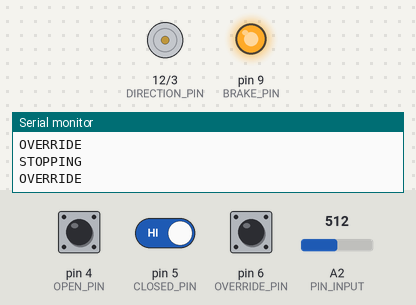
Bench run of a sketch on a simulated Arduino Uno, built for the host (arithmetic inside an expression is 32-bit, double 64-bit). Shown: direction and speed pins drawn as motors (green arrow = direction pin HIGH = forward, orange = LOW = backward, longer = more drive), output pins drawn as LEDs (lit = HIGH), the last lines printed to the serial monitor. The test bench sets the inputs (shaded band); at power-on: pin 6 (OVERRIDE_PIN) HIGH, pin 5 (CLOSED_PIN) HIGH, A2 (PIN_INPUT) = 512, pin 4 (OPEN_PIN) HIGH.

Above: at 1.2 s.
1.3 s: pin 6 (OVERRIDE_PIN) pulled LOW for 0.15 s
At 1.42 s:
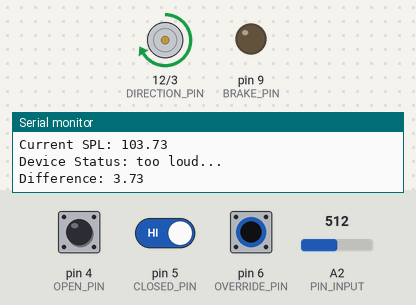
2.9 s: pin 6 (OVERRIDE_PIN) pulled LOW for 3.2 s
At 6.6 s:
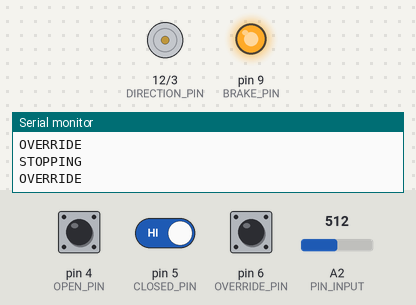
7.6 s: pin 5 (CLOSED_PIN) driven LOW and pin 6 (OVERRIDE_PIN) driven LOW
9.1 s: A2 (PIN_INPUT) set to 94
10.6 s: A2 (PIN_INPUT) set to 79
At 11.6 s:
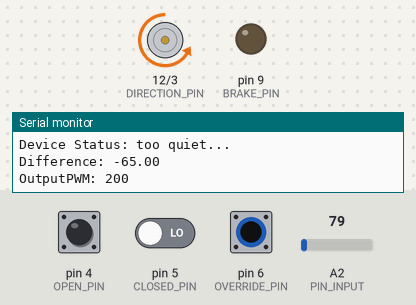
Timing chart, 0 to 13.1 s (numbered marks = the images above; inputs shaded):
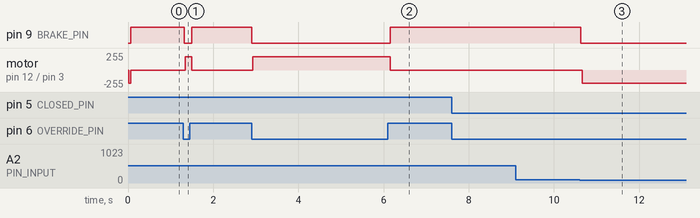

The sketch:

PID_Basic.ino
```cpp
/********************************************************
 * PID Basic Example
 * Reading analog input 0 to control analog PWM output 3
 ********************************************************/

//#include <PID_v1.h>

#define PIN_INPUT A2
#define BRAKE_PIN 9
#define DIRECTION_PIN 12
#define SPEED_PIN 3
#define OPEN_PIN 4
#define CLOSED_PIN 5
#define OVERRIDE_PIN 6

//Define Variables we'll be connecting to
double SPL_Limit, SPL_Threshold, InputSPL, OutputPWM, peakSPL, sampleRate;

//Specify the links and initial tuning parameters
double Kp=20, Ki=0, Kd=0;
int direction = 1;
//PID myPID(&InputSPL, &OutputPWM, &Setpoint, Kp, Ki, Kd, DIRECT);


// Microphone input
//int soundLevelTest = 60;
double mVin = 0;


// Set microphone calibration variables
double Voff = 396.0; // millivolts
const double p0 = 0.00002; // Pa8
const double sensitivity = 6.31; //mV/Pa
const double A_filt = 0.502; // A-filter gain
//const double R1 = 9890; // Ohms
const double R1 = 4658; // Ohms
//const double R2 = 179500; //Ohms
const double R2 = 1011000; //Ohms
const double G = R2/R1; // Pre-amp gain
const double S_total = p0*sensitivity*A_filt*G; //Overall Gain

void setup()
{
  Serial.begin(9600);
  //initialize the variables we're linked to
  pinMode(BRAKE_PIN, OUTPUT);
  digitalWrite(BRAKE_PIN, LOW);
  pinMode(DIRECTION_PIN, OUTPUT);
  pinMode(SPEED_PIN, OUTPUT);

  pinMode(OPEN_PIN,INPUT_PULLUP);
  pinMode(CLOSED_PIN, INPUT_PULLUP);
  pinMode(OVERRIDE_PIN, INPUT_PULLUP); // Ground Pin 6 to stop the motor

  SPL_Limit = 100;
  SPL_Threshold = 65;
  sampleRate = 50;
  InputSPL = getInputLevel();
  Serial.print("1st-bit resolution: ");
  Serial.println(20*log10(4.9/S_total));
  Serial.print("S_total: ");
  Serial.println(S_total*1000);
  //turn the PID on
//  myPID.SetMode(AUTOMATIC);

  controlMotor(-1); // close the HPD to start
  delay(sampleRate);
}

void loop()
{
  if (digitalRead(OVERRIDE_PIN) == HIGH) {
    stopMotor();
    Serial.println("OVERRIDE");
    delay(sampleRate);
    return;
  }
  Serial.println("");
  InputSPL = getInputLevel();
  //myPID.Compute();
  Serial.print("Current SPL: ");
  Serial.println(InputSPL);
  Serial.print("Device Status: ");

  maybeRecord(InputSPL);

  if (InputSPL > SPL_Limit) {    // If it's too loud, close it
    if(digitalRead(CLOSED_PIN) == LOW) {
      stopMotor();
      Serial.println("CLOSED");
    }
    else {
      Serial.println("too loud...");
      controlMotor(InputSPL - SPL_Limit);

    }
  }
  else if(InputSPL <= SPL_Threshold) {    // If it's too quiet, open it
    if (digitalRead(OPEN_PIN) == LOW) {
      stopMotor();
      Serial.println("OPEN");
    }
    else {
      Serial.println("too quiet...");
      controlMotor(InputSPL - SPL_Threshold);
      while(digitalRead(OPEN_PIN) == HIGH){}
      stopMotor();
      delay(20*sampleRate);
    }
  }
  else { // We're in a safe range
    Serial.println("Ok...");
    stopMotor();
  }

  if (InputSPL > peakSPL) {
    peakSPL = InputSPL;
    Serial.print("Peak SPL:");
    Serial.println(peakSPL);
  }

  delay(sampleRate);
}

void controlMotor(double dB_diff) {
    digitalWrite(BRAKE_PIN, LOW);

    Serial.print("Difference: ");
    Serial.println(dB_diff);

    if (dB_diff < 0) {
      // too quiet
      direction = 1;
      digitalWrite(DIRECTION_PIN, LOW);

    } else {
      // too loud
      direction = -1;
      digitalWrite(DIRECTION_PIN, HIGH);
    }

    dB_diff = dB_diff * direction;
    OutputPWM = 200;     // Constant speed
    // (we don't have far to go)

    Serial.print("OutputPWM: ");
    Serial.println((int) OutputPWM);
    analogWrite(SPEED_PIN, (int) OutputPWM);
}

void stopMotor() {
  analogWrite(SPEED_PIN, 0);
  digitalWrite(BRAKE_PIN, HIGH);
  Serial.println("STOPPING");
}

double getInputLevel() {
  mVin = analogRead(PIN_INPUT)*4.9;
  // Serial.print("mVin: ");
  // Serial.print(mVin);
  mVin = mVin - Voff;
  if (mVin <= 0)
    mVin = S_total;
  // Serial.print("... mVin - Voff: ");
  // Serial.println(mVin);
  double dB = (20*log10(mVin/(S_total)));
//  dB = 100;
  return dB;
}

// double=64bytes
// int=4bytes
// 68 bytes total

// at 3600*8 records, that's 195kB, which is acceptable
struct NoiseLevelRecord {
  double noiseLevel; // in dB
  int timeSpan; // in ms, duration of this noise (a rough estimate)
  int timeStamp; // in ms, when this noise occurred
};


double totalTime = 8*3600; // in seconds, the total time the wearer is expected to be exposed to noise
const int MS_IN_HR = 3600 * 1000;
const int RECORDS_PER_SECOND = 1; // how frequently the noise level will be recorded
const int RECORD_INTERVAL = 1000/RECORDS_PER_SECOND; // in ms
long lastTimeRecorded = -1;

// total records = 28800 = totalTime*RECORDS_PER_SECOND
// TODO this is definitely going to exceed space in RAM, consider using flash memory
struct NoiseLevelRecord noiseLevelRecords[28800]; // considering a linked list, to allow variable length
double cumulativeExposure[28800]; // save compute time by doing a running total
int numRecords = 0;

void recordNoiseLevel(double noiseLevel, int timeSpan, int timeStamp) {
  struct NoiseLevelRecord record;
  record.noiseLevel = noiseLevel;
  record.timeSpan = timeSpan;
  record.timeStamp = timeStamp;

  noiseLevelRecords[numRecords] = record;
  cumulativeExposure[numRecords] = computeRecord(record);
  numRecords++;
}

// internalNoiseLevel in dB
void maybeRecord(double noiseLevel) {
  long currentTime = millis(); // this is appropriate for demo only. This value overflows after 50 days (either need to reset hardware every day, or find other solution)
  long timeSinceLastRecord = currentTime - lastTimeRecorded; // ms

  if (numRecords >= 28800) {
    return; // return if storage capacity is full
  }

  if (lastTimeRecorded == -1) {
    recordNoiseLevel(noiseLevel, 0, currentTime);
    lastTimeRecorded = currentTime;
  } else if (timeSinceLastRecord > RECORD_INTERVAL) {
    recordNoiseLevel(noiseLevel, timeSinceLastRecord, currentTime);
    lastTimeRecorded = currentTime;
  }
}
int baseLevel = 85; // dB (allowed 8hrs at this noise level)
int scaling = 3; // dB (half exposure time for every x dB over baseLevel)
int basePermissibleTime = 8; // the number of hours

// returns the equivalent number of hours
double calculateEquivalentExposure() {
  double sum = 0; // percentage of way to 8hr X dB equivalent exposure
  for (int i=0; i<numRecords; i++) {
    struct NoiseLevelRecord record = noiseLevelRecords[i];
    sum += computeRecord(record);
  }

  return sum*basePermissibleTime;
}

// get the % of total exposure time for a given record
double computeRecord(struct NoiseLevelRecord record) {
    double permissibleDuration = ((double)basePermissibleTime)/(pow(2, (record.noiseLevel-baseLevel)/scaling));

    double timeSpanHrs = ((double)record.timeSpan)/((double)MS_IN_HR);
    return timeSpanHrs/permissibleDuration;
}


const float FREQ = 1/((float)RECORDS_PER_SECOND); // in Hz
int cumulativeExposureLC = 0; // lc, used for predictNoiseLevel1 only
int timeElapsed = 0; // tc


// predict by assuming current noise level continues for the entire day, drive down towards 85dB. Must assume 8hr day
void adamsPredictAndControl() {
  // TODO separate this function into a recording call (records every X milliseconds) and a prediction function
  // TODO use the actual way of getting 8hr equivalent exposure? Is this it? It should have an option for 3dB or 5dB tradeoff
  double internalNoiseLevel = getInputLevel(); // in dB
  cumulativeExposureLC += (int)(FREQ * pow(10.0, internalNoiseLevel*0.1)); // this is different - I'm using s^-1 here instead of hr^-1

  double remainingTime = totalTime - timeElapsed;
  if (remainingTime < 0 ) {
    remainingTime = 0; // honestly, this is a huge flaw in our prediction idea. We can't always predict the length of each work day without help from the worker
  }
  double projected8hrExposure = 10 * log10((cumulativeExposureLC + remainingTime*pow(10, internalNoiseLevel*0.1))/totalTime);
  if (projected8hrExposure > 85 || internalNoiseLevel > 100) {
    // close
  } else if (projected8hrExposure < 70 || internalNoiseLevel < 65) {
    // open up
  } else {
    // stay in current state
  }
}

// The next several prediction models predict by recording the 8hr equivalent exposure so far, then interpolating those data points
// to get the 8hr equivalent exposure at 8hrs (or whatever the expected operating time is)
// if not enough data points are available, disable prediction (only matters in the first few seconds of operation)

// projecting using beginning of day and current time
double predictNoiseLevel2() {
  if (numRecords < 2) {
    return -1;
  }

  int firstTime = noiseLevelRecords[0].timeStamp;
  int secondTime = noiseLevelRecords[numRecords].timeStamp;

  double slope = cumulativeExposure[numRecords]/(secondTime - firstTime);

  return totalTime*1000*slope;
}

//take beginning, halfway, and current
double predictNoiseLevel3() {
  return -1;
}

// take beginning, 1/3, 2/3, and current
double predictNoiseLevel4() {
  return -1;
}
```

Measured:
- the behaviour switches between 86 and 85 on A2 (PIN_INPUT) (found by bisection; images 2 and 3)
- after the input at 1.3 s, pin 9 (BRAKE_PIN): HIGH → LOW at once, → HIGH 0.18 s later; motor on pin 12 (DIRECTION_PIN) / pin 3 (SPEED_PIN): stopped → forward 200/255 at once, → stopped 0.16 s later
- after the input at 2.9 s, pin 9 (BRAKE_PIN): HIGH → LOW at once, → HIGH 3.3 s later; motor on pin 12 (DIRECTION_PIN) / pin 3 (SPEED_PIN): stopped → forward 200/255 at once, → stopped 3.2 s later
- after the input at 10.6 s, pin 9 (BRAKE_PIN): HIGH → LOW at once; motor on pin 12 (DIRECTION_PIN) / pin 3 (SPEED_PIN): stopped → backward 200/255 after 0.07 s
